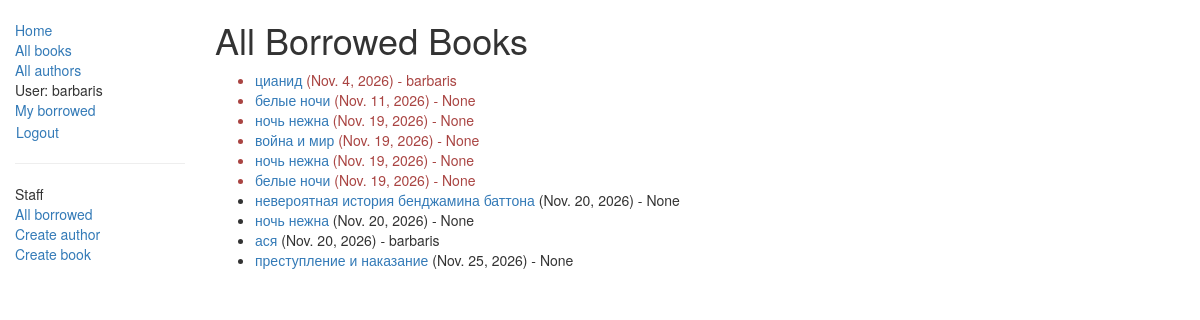
Before: /catalog/borrowed/ (signed in) with the older database file.
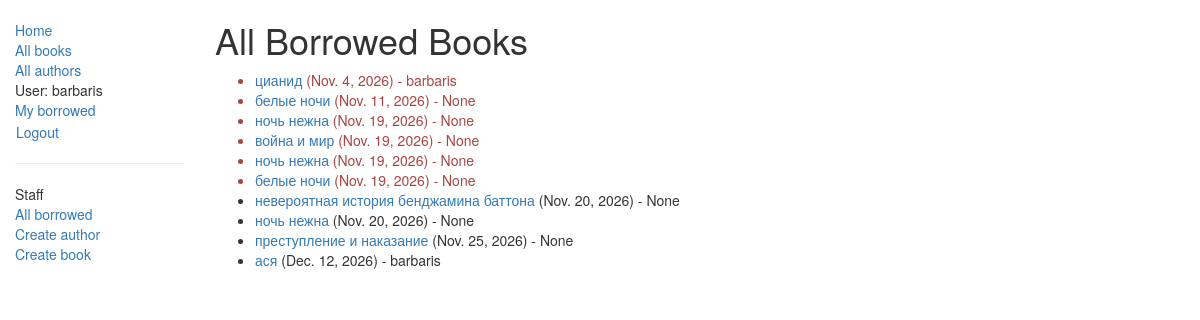
After: the same page with the newer database file.
### catalog/models.py (models this page shows, shortened)
class BookInstance(models.Model):
    title = models.CharField(max_length=200)
    id = models.UUIDField(primary_key=True, default=uuid.uuid4,
                          help_text="Unique ID for this particular book across whole library")
    book = models.ForeignKey('Book', on_delete=models.RESTRICT, null=True)
    imprint = models.CharField(max_length=200)
    due_back = models.DateField(null=True, blank=True)
    borrower = models.ForeignKey(settings.AUTH_USER_MODEL, on_delete=models.SET_NULL, null=True, blank=True)
    class LoanStatus(models.TextChoices):
        MAINTENANCE = 'm', 'Maintenance'
        ON_LOAN = 'o', 'On loan'
        AVAILABLE = 'a', 'Available'
        RESERVED = 'r', 'Reserved'
    status = models.CharField(
        max_length=1,
        choices=LoanStatus,
        blank=True,
        default=LoanStatus.MAINTENANCE,
        help_text='Book availability',
    )
    class Meta:
        ordering = ['due_back']
    @property
    def is_overdue(self):
        return bool(self.due_back and date.today() > self.due_back)

class Book(models.Model):
    title = models.CharField(max_length=200)
    author = models.ForeignKey('Author', on_delete=models.SET_NULL, null=True)
    summary = models.TextField(max_length=1000, help_text="Enter a brief description of the book")
    isbn = models.CharField('ISBN',max_length=13, help_text='13 Character <a href="https://www.isbn-international.org/content/what-isbn">ISBN number</a>')
    genre = models.ManyToManyField(Genre, help_text="Select a genre for this book")
    def display_genre(self):
        """
        Creates a string for the Genre. This is required to display genre in Admin.
        """
        return ', '.join([genre.name for genre in self.genre.all()[:3]])
    display_genre.short_description = 'Genre'

### catalog/views.py (the view)
# urls.py: path('borrowed/', views.LoanedBooksAllListView.as_view(), name='all-borrowed'),
class LoanedBooksAllListView(LoginRequiredMixin, PermissionRequiredMixin, generic.ListView):
    model = BookInstance
    permission_required = 'catalog.can_mark_returned' # Замените на ваше приложение, если оно называется иначе
    template_name = 'catalog/bookinstance_list_borrowed_all.html'
    paginate_by = 10
    def get_queryset(self):
        return BookInstance.objects.filter(status__exact='o').order_by('due_back')

### catalog/templates/catalog/bookinstance_list_borrowed_all.html (shortened to what this page needs)
{% extends "base_generic.html" %}
{% block content %}
    <h1>All Borrowed Books</h1>
    {% if bookinstance_list %}
    <ul>
      {% for bookinst in bookinstance_list %}
      <li class="{% if bookinst.is_overdue %}text-danger{% endif %}">
        <a href="{% url 'book-detail' bookinst.book.pk %}">{{ bookinst.book.title }}</a>
        ({{ bookinst.due_back }}) - {{ bookinst.borrower }}
      </li>
      {% endfor %}
    </ul>
    {% else %}
      <p>There are no books borrowed.</p>
    {% endif %}
{% endblock %}

Changed rows visible on the page:
shown differently, row unchanged: BookInstance "Nov. 25, 2026": moves up the list
changed BookInstance "ася": due_back "Nov. 20, 2026" → "Dec. 12, 2026"
